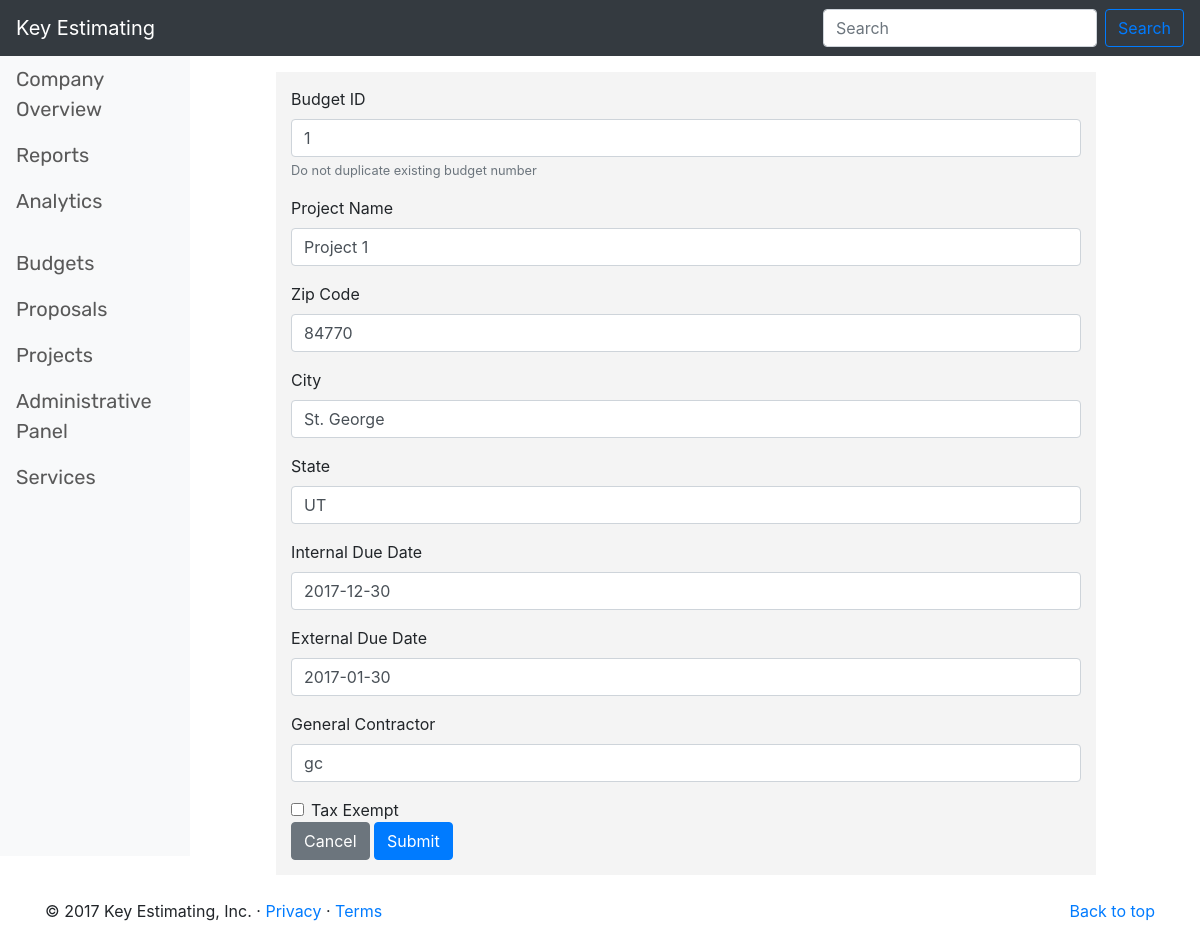
The app's page /templates/budget/edit/1 with its own data.
### WebApp/models.py (models this page shows, shortened)
class openBudgets(models.Model): #come back in and set appropriate fields to blank=false to force user to input information
    TAX_EXEMPT = '*'
    NOT_TAX_EXEMPT = ''
    IN_PROGRESS = 'In Progress'
    READY_TO_REVIEW = 'Ready For Review'
    REVIEWED = 'Reviewed'
    COMPLETE = 'Complete'
    BUDGET_STATUS_CHOICES = (
        (IN_PROGRESS, 'In Progress'),
        (READY_TO_REVIEW, 'Ready To Review'),
        (REVIEWED, 'Reviewed'),
        (COMPLETE, 'Completed'),
    )
    budget_id = models.PositiveIntegerField(unique = True)
    zip_code = models.PositiveIntegerField(unique = False)
    created = models.DateField(auto_now_add=True, editable=False)
    project_name = models.CharField(max_length = 255, unique = True)
    city = models.CharField(max_length = 35, unique = False)
    state = models.CharField(max_length = 35, unique = False)
    internal_due_date = models.DateField()
    external_due_date = models.DateField()
    estimator = models.CharField(null = True, blank = True, max_length = 50, unique = False)
    budget_amount = models.DecimalField(null = True, blank = True, max_digits = 15, decimal_places = 8)
    budget_complete = models.CharField(
        max_length = 20,
        choices = BUDGET_STATUS_CHOICES,
        default = IN_PROGRESS
    )
    tax_exempt_status = models.BooleanField()
    revised_date = models.DateField(auto_now=True, editable=False)
    general_contractor = models.CharField(max_length = 50, unique = False)
    class Meta:
        ordering = ['-budget_id']

### WebApp/views.py (the view)
# urls.py: url(r'^budget/edit/(?P<pk>\d+)$', views.budget_update, name='budget_edit'),
def budget_update(request, pk):
    budget = get_object_or_404(openBudgets, pk = pk)
    form = NewBudgetForm(request.POST or None, instance = budget)
    if form.is_valid():
        form.clean()
        form.save(commit=True)
        return redirect('budgets')
    return render(request, 'new_budget_information_page.html', {'form':form})

### WebApp/templates/new_budget_information_page.html (shortened to what this page needs)
{% extends 'base.html' %}
{% block content %}
    <div class="col-lg-8" style="background-color: #F4F4F4; margin-left: 7%; margin-top: 1em; margin-bottom: auto; padding: 15px">
        <form action="" method="post"> {% csrf_token %}
            <div class="form-group">
                <label for="BudgetId">Budget ID</label>
                {{ form.budget_id }}
                <small id="budgetHelp" class="form-text text-muted">Do not duplicate existing budget number</small>
            </div>
            <div class="form-group">
                <label for="ProjectName">Project Name</label>
                {{ form.project_name }}
            </div>
            <div class="form-group">
                <label for="ZipCode">Zip Code</label>
                {{ form.zip_code }}
            </div>
            <div class="form-group">
                <label for="City">City</label>
                {{ form.city }}
            </div>
            <div class="form-group">
                <label for="State">State</label>
                {{ form.state }}
            </div>
            <div class="form-group">
                <label for="InternalDueDate">Internal Due Date</label>
                {{ form.internal_due_date }}
            </div>
            <div class="form-group">
                <label for="ExternalDueDate">External Due Date</label>
                {{ form.external_due_date }}
            </div>
            <div class="form-group">
                <label for="GeneralContractor">General Contractor</label>
                {{ form.general_contractor }}
            </div>
            <div class="form-check">
                <label class="form-check-label">
                    {{ form.tax_exempt_status }} Tax Exempt
                </label>
            </div>
            <a href={% url 'budgets' %}<button type="button" class="btn btn-secondary">Cancel</a>
            <button type="submit" class="btn btn-primary">Submit</button>
        </form>
    </div>
{% endblock %}

### records on screen
openBudgets: budget_id "1", project_name "Project 1", zip_code "84770", city "St. George", state "UT", internal_due_date "2017-12-30", external_due_date "2017-01-30", general_contractor "gc"
